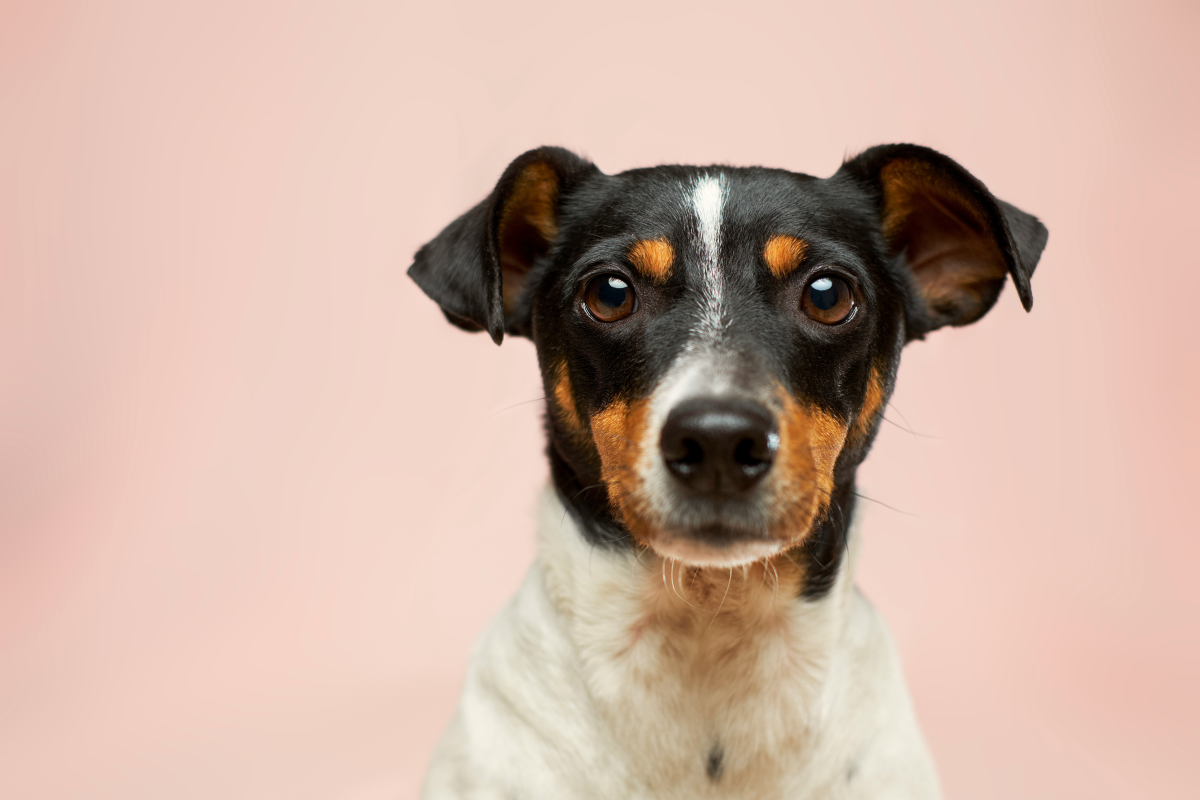
#> input picture images/dog.jpg, 6000 x 4000 px (shown at 1/5 size)
$ python utils.py
#> lines starting #> are read from the running program, lines starting #| are printed output that depends on the picture; after the words box and inside, x2 and y2 are one past the last pixel; in counts of white or black regions, pixels touching at a corner belong together
# =============================================================
#  utils.py  —  CV Workshop: Image Utilities
#  Part 1 of 3
# =============================================================
#
#  Implement every function below using OpenCV and NumPy.
#  Your only guide is the docstring for each function.
#
#  Self-test when you think you're done:
#      python utils.py
#
#  Reference: https://docs.opencv.org/4.x/
# =============================================================

import cv2
import numpy as np


def load_image(path: str) -> np.ndarray:
    """
    Load an image from disk and return it as a NumPy array.

    OpenCV loads images in BGR channel order, not RGB.
    Raise FileNotFoundError with a descriptive message if the
    file cannot be read.

    Args:
        path: Path to a .jpg or .png file.

    Returns:
        ndarray of shape (H, W, 3), dtype uint8.
    """
#> called with path = 'images/dog.jpg'
    img = cv2.imread(path)
#> img is the input picture: shape (4000, 6000, 3); mean B, G, R 163.9, 177.4, 205.4
    if img is None:
        raise FileNotFoundError(f"Could not read image at path: {path}")
    return img


def to_grayscale(img: np.ndarray) -> np.ndarray:
    """
    Convert a BGR color image to a single-channel grayscale image.

    Args:
        img: ndarray of shape (H, W, 3).

    Returns:
        ndarray of shape (H, W), dtype uint8.
    """
    return cv2.cvtColor(img, cv2.COLOR_BGR2GRAY)


def blur_image(gray: np.ndarray, kernel_size: int = 5) -> np.ndarray:
    """
    Apply Gaussian blur to a grayscale image to suppress noise.

    The kernel_size must be a positive odd integer.

    Args:
        gray:        Single-channel image, shape (H, W).
        kernel_size: Blur kernel size. Default 5.

    Returns:
        ndarray of same shape as gray, dtype uint8.
    """
    if kernel_size <= 0 or kernel_size % 2 == 0:
        raise ValueError("kernel_size must be a positive odd integer")
    return cv2.GaussianBlur(gray, (kernel_size, kernel_size), 0)


def detect_edges(blurred: np.ndarray,
                 low_threshold: int = 50,
                 high_threshold: int = 150) -> np.ndarray:
    """
    Run Canny edge detection on a blurred grayscale image.

    Args:
        blurred:        Blurred single-channel image, shape (H, W).
        low_threshold:  Lower hysteresis threshold.
        high_threshold: Upper hysteresis threshold.

    Returns:
        Binary ndarray of same shape, values 0 or 255.
    """
    return cv2.Canny(blurred, low_threshold, high_threshold)


def preprocess(img: np.ndarray) -> np.ndarray:
    """
    Run the full preprocessing pipeline on a color image.

    Chain, in order: grayscale → blur → edge detection.
    Call the three functions above — do not re-implement the logic.

    Args:
        img: BGR color image, shape (H, W, 3).

    Returns:
        Binary edge map, shape (H, W), values 0 or 255.
    """
    gray = to_grayscale(img)
    blurred = blur_image(gray)
    return detect_edges(blurred)


def find_subject_contour(edges: np.ndarray, min_area: int = 5000):
    """
    Extract all external contours from the edge map, discard any
    whose area is below min_area, and return the largest remaining
    contour. Return None if no contour qualifies.

    Args:
        edges:    Binary edge map, shape (H, W).
        min_area: Minimum contour area in px². Default 5000.

    Returns:
        The largest qualifying contour (ndarray of points), or None.
    """
    contours, _ = cv2.findContours(edges, cv2.RETR_EXTERNAL, cv2.CHAIN_APPROX_SIMPLE)
    qualifying = [cnt for cnt in contours if cv2.contourArea(cnt) >= min_area]
    if qualifying:
        return max(qualifying, key=cv2.contourArea)

    # Fallback: connect fragmented edges to recover a subject-sized contour.
    kernel = cv2.getStructuringElement(cv2.MORPH_ELLIPSE, (9, 9))
    connected = cv2.morphologyEx(edges, cv2.MORPH_CLOSE, kernel)
    connected = cv2.dilate(connected, kernel, iterations=1)

    contours, _ = cv2.findContours(connected, cv2.RETR_EXTERNAL, cv2.CHAIN_APPROX_SIMPLE)
    qualifying = [cnt for cnt in contours if cv2.contourArea(cnt) >= min_area]
    if not qualifying:
        return None
    return max(qualifying, key=cv2.contourArea)


def crop_roi(img: np.ndarray, contour) -> tuple:
    """
    Crop the bounding rectangle of a contour from the original
    color image. Return both the crop and the box coordinates.

    The crop must come from the COLOR image, not the edge map —
    the classifier needs texture and color information.

    Args:
        img:     BGR color image, shape (H, W, 3).
        contour: A contour returned by find_subject_contour.

    Returns:
        roi: Cropped color image, shape (h, w, 3).
        box: Tuple (x, y, w, h) in pixels.
    """
    if contour is None:
        raise ValueError("contour must not be None")
    x, y, w, h = cv2.boundingRect(contour)
    roi = img[y:y + h, x:x + w]
    return roi, (x, y, w, h)


# =============================================================
#  SELF-TEST — python utils.py
#  All checks must pass before you move to model.py.
# =============================================================
if __name__ == "__main__":
    import sys, os

    test_path = "images/dog.jpg"
    if not os.path.exists(test_path):
        print(f"[!] No test image at '{test_path}'.")
        print("    Make sure you cloned the full repo (images/ folder included).")
        sys.exit(1)

    print("Testing utils.py ...\n")

    try:
        img = load_image(test_path)
        assert img is not None and img.ndim == 3 and img.shape[2] == 3
        print(f"  [✓] load_image            → shape {img.shape}, dtype {img.dtype}")
#|   [✓] load_image            → shape (4000, 6000, 3), dtype uint8
    except Exception as e:
        print(f"  [✗] load_image            → {e}"); sys.exit(1)

    try:
        gray = to_grayscale(img)
#> in to_grayscale, `return cv2.cvtColor(img, cv2.COLOR_BGR2GRAY)`:
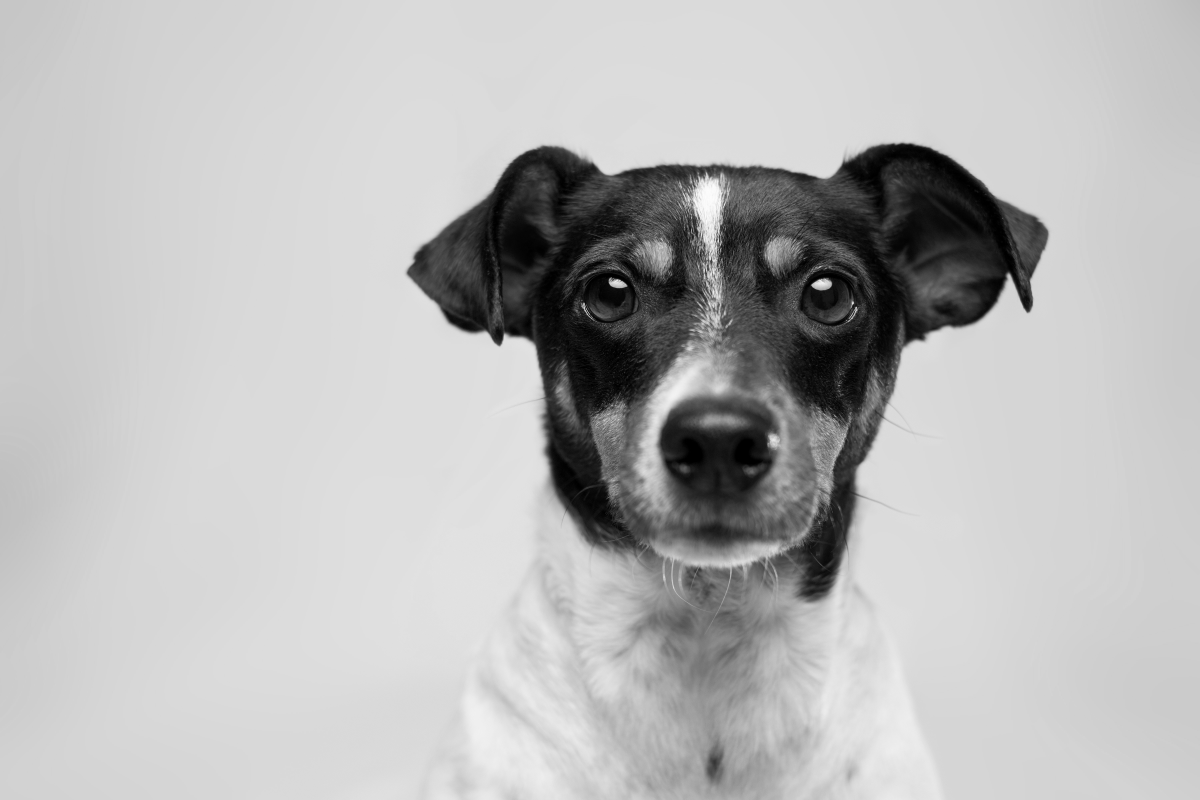
#> returned value: shape (4000, 6000) (shown at 1/5 size); min 0, max 255, mean 184.2
        assert gray.ndim == 2, f"Expected 2D array, got {gray.ndim}D"
        print(f"  [✓] to_grayscale          → shape {gray.shape}")
#|   [✓] to_grayscale          → shape (4000, 6000)
    except Exception as e:
        print(f"  [✗] to_grayscale          → {e}"); sys.exit(1)

    try:
        blurred = blur_image(gray)
        assert blurred.shape == gray.shape
        print(f"  [✓] blur_image            → shape {blurred.shape}")
#|   [✓] blur_image            → shape (4000, 6000)
    except Exception as e:
        print(f"  [✗] blur_image            → {e}"); sys.exit(1)

    try:
        edges = detect_edges(blurred)
#> in detect_edges, `return cv2.Canny(blurred, low_threshold, high_threshold)`:
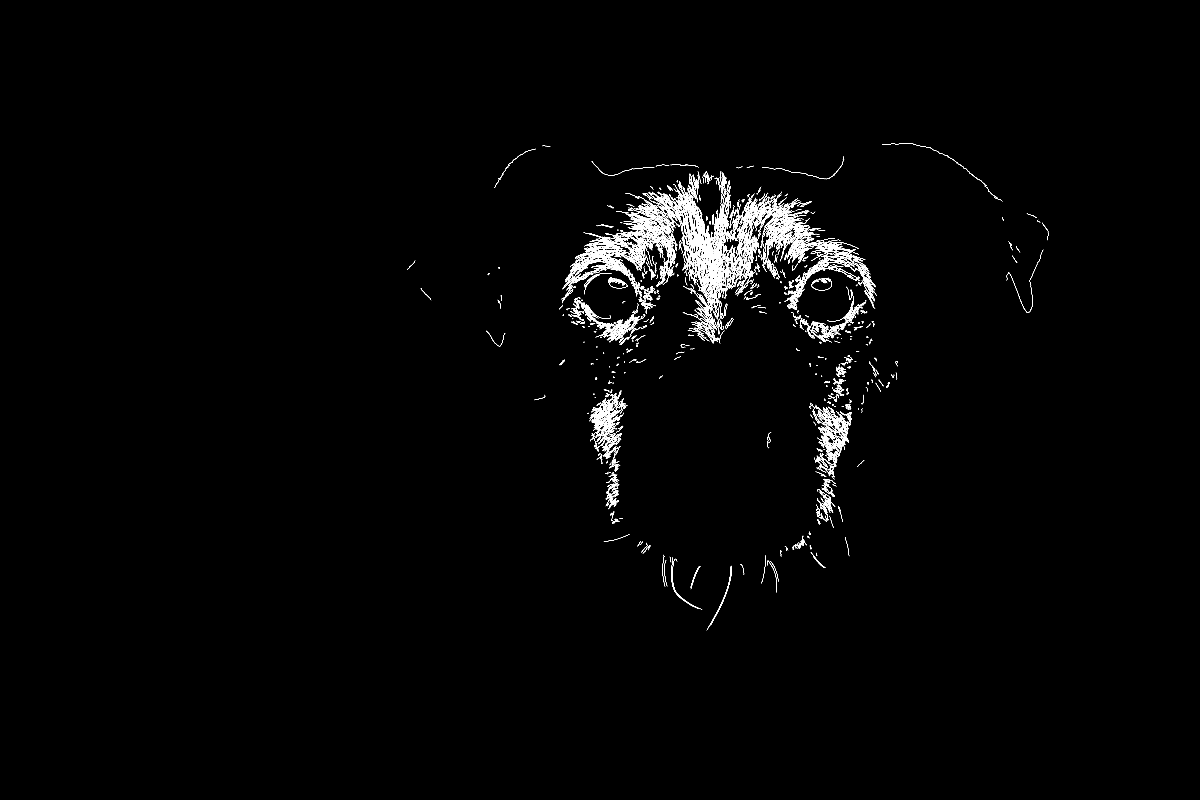
#> returned value: shape (4000, 6000) (shown at 1/5 size); 0.65% white in thin lines or dots, all inside (x1, y1, x2, y2) = (2038, 715, 5243, 3152)
        unique = set(np.unique(edges))
#> unique = 2 items
        assert unique.issubset({0, 255}), f"Not binary — found values: {unique}"
        print(f"  [✓] detect_edges          → shape {edges.shape}, binary ✓")
#|   [✓] detect_edges          → shape (4000, 6000), binary ✓
    except Exception as e:
        print(f"  [✗] detect_edges          → {e}"); sys.exit(1)

    try:
        edges2 = preprocess(img)
        assert edges2.shape == (img.shape[0], img.shape[1])
        print(f"  [✓] preprocess            → shape {edges2.shape}")
#|   [✓] preprocess            → shape (4000, 6000)
    except Exception as e:
        print(f"  [✗] preprocess            → {e}"); sys.exit(1)

    try:
        contour = find_subject_contour(edges2)
#> in find_subject_contour, `contours, _ = cv2.findContours(edges, cv2.RETR_EXTERNAL, cv2.CHAIN_APP..`: contours = 2594 contours, 1964 with area under 20; largest, box (x1, y1, x2, y2) and area: (3439, 989, 3508, 1256) 500, (4172, 2176, 4211, 2251) 468, (3183, 1086, 3318, 1175) 434, (2813, 1319, 2931, 1447) 390, (3871, 1141, 3962, 1236) 360
#> in find_subject_contour, `qualifying = [cnt for cnt in contours if cv2.contourArea(cnt) >= min_a..`: qualifying = []
#> in find_subject_contour, `connected = cv2.morphologyEx(edges, cv2.MORPH_CLOSE, kernel)`:
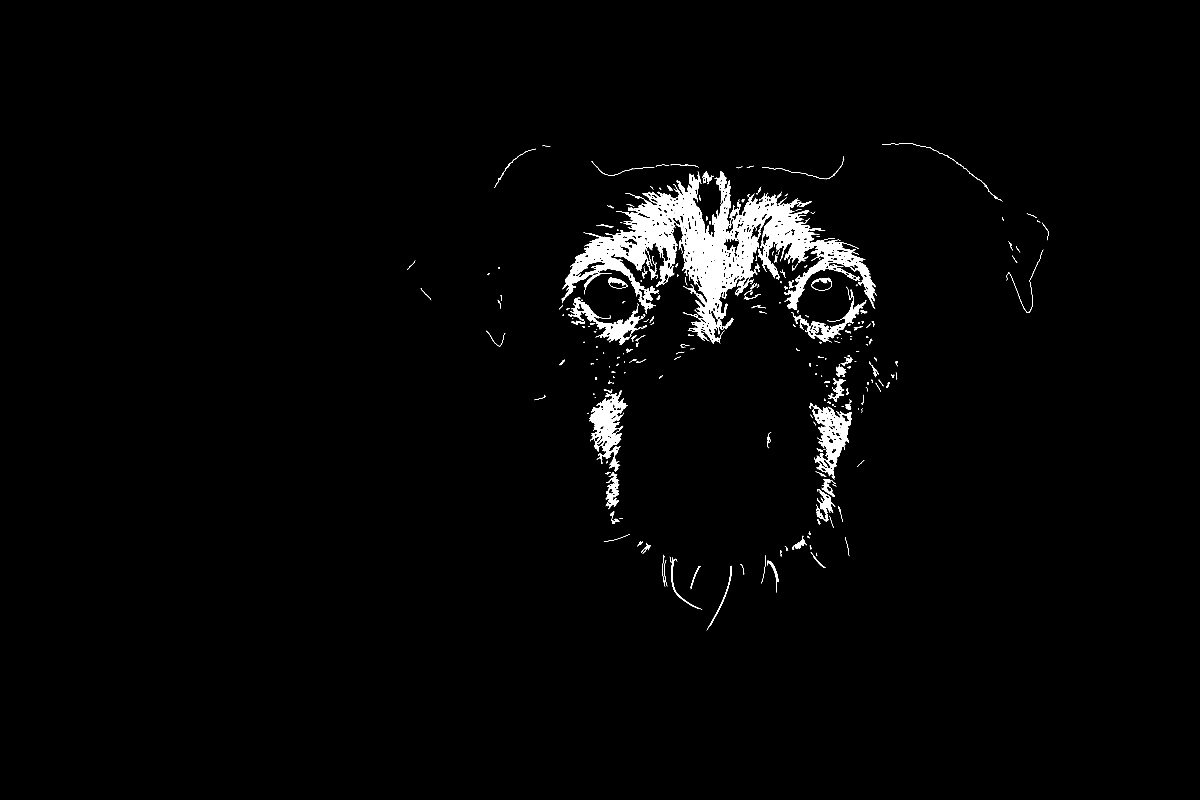
#> connected: shape (4000, 6000) (shown at 1/5 size); 2% white; 240 white regions (30 under 20 px), largest, box (x1, y1, x2, y2) and area: (2806, 857, 4383, 1718) 349637, (2947, 1952, 3139, 2360) 29413, (4047, 2014, 4260, 2398) 28311
#> in find_subject_contour, `connected = cv2.dilate(connected, kernel, iterations=1)`:
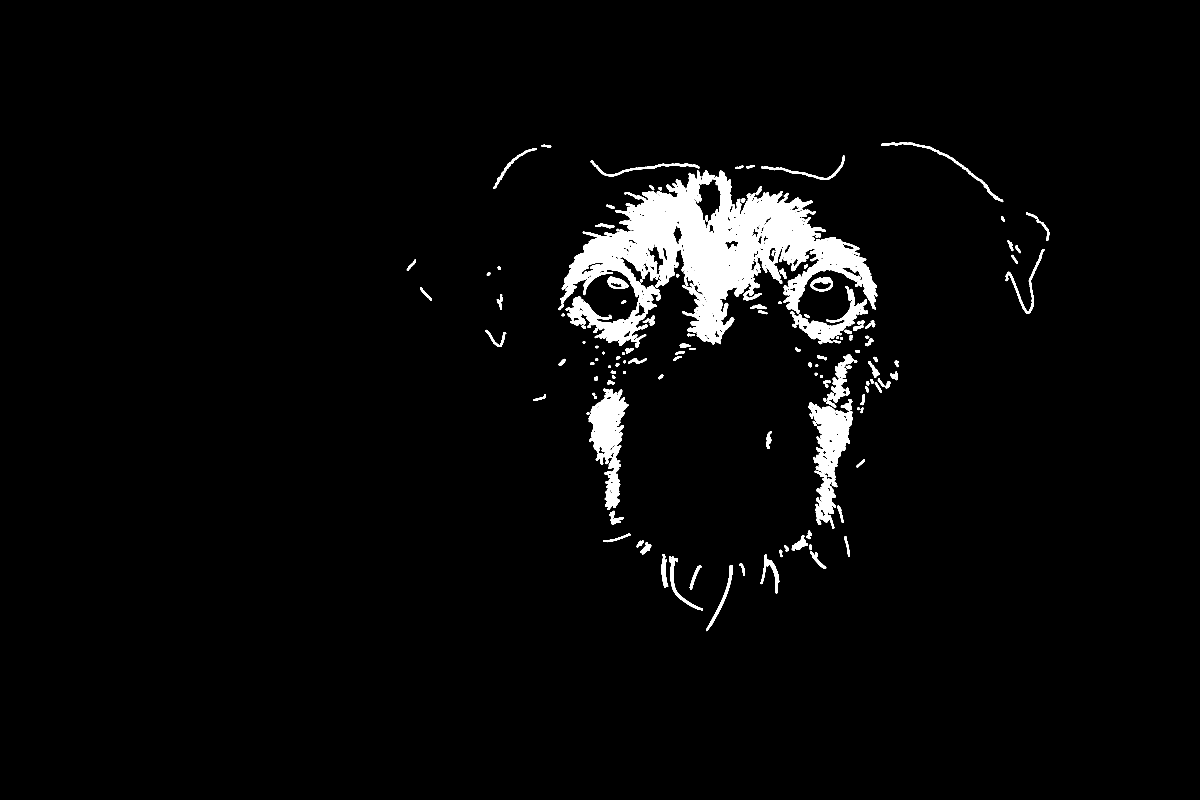
#> connected: shape (4000, 6000) (shown at 1/5 size); 3.3% white; 170 white regions
#> in find_subject_contour, `contours, _ = cv2.findContours(connected, cv2.RETR_EXTERNAL, cv2.CHAIN..`: contours = 169 contours; largest, box (x1, y1, x2, y2) and area: (2802, 853, 4387, 1729) 543699, (2943, 1944, 3143, 2550) 53886, (4043, 2010, 4264, 2402) 44230, (3951, 1430, 4335, 1716) 24525, (4076, 2390, 4187, 2613) 13270
#> in find_subject_contour, `qualifying = [cnt for cnt in contours if cv2.contourArea(cnt) >= min_a..`: qualifying = 9 contours; largest, box (x1, y1, x2, y2) and area: (2802, 853, 4387, 1729) 543699, (2943, 1944, 3143, 2550) 53886, (4043, 2010, 4264, 2402) 44230, (3951, 1430, 4335, 1716) 24525, (4076, 2390, 4187, 2613) 13270
#> contour = contour of 12652 points, box (x1, y1, x2, y2) (2802, 853, 4387, 1729), area 543699
        if contour is not None:
            print(f"  [✓] find_subject_contour  → area {cv2.contourArea(contour):.0f} px²")
#|   [✓] find_subject_contour  → area 543699 px²
        else:
            print("  [~] find_subject_contour  → None (try a clearer photo)")
    except Exception as e:
        print(f"  [✗] find_subject_contour  → {e}"); sys.exit(1)

    if contour is not None:
        try:
            roi, box = crop_roi(img, contour)
#> in crop_roi, `x, y, w, h = cv2.boundingRect(contour)`: x = 2802; y = 853; w = 1585; h = 876
#> in crop_roi, `roi = img[y:y + h, x:x + w]`:
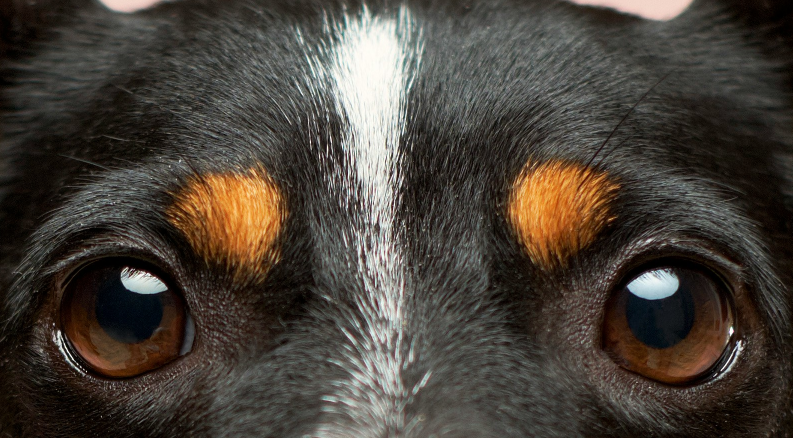
#> roi: shape (876, 1585, 3) (shown at 1/2 size); mean B, G, R 57.3, 65.3, 72.3
#> box = (2802, 853, 1585, 876)
            assert roi.ndim == 3 and roi.shape[2] == 3
            assert len(box) == 4
            print(f"  [✓] crop_roi              → roi {roi.shape}, box {box}")
#|   [✓] crop_roi              → roi (876, 1585, 3), box (2802, 853, 1585, 876)
        except Exception as e:
            print(f"  [✗] crop_roi              → {e}"); sys.exit(1)

    print("\n✓ All utils.py tests passed — move on to model.py\n")
